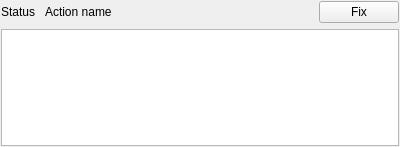
<?xml version="1.0" encoding="UTF-8"?>
<ui version="4.0">
 <class>Form</class>
 <widget class="QWidget" name="Form">
  <property name="geometry">
   <rect>
    <x>0</x>
    <y>0</y>
    <width>400</width>
    <height>147</height>
   </rect>
  </property>
  <property name="windowTitle">
   <string>Form</string>
  </property>
  <layout class="QVBoxLayout" name="verticalLayout_2">
   <property name="spacing">
    <number>-1</number>
   </property>
   <property name="leftMargin">
    <number>1</number>
   </property>
   <property name="topMargin">
    <number>1</number>
   </property>
   <property name="rightMargin">
    <number>1</number>
   </property>
   <property name="bottomMargin">
    <number>1</number>
   </property>
   <item>
    <layout class="QVBoxLayout" name="main_layout">
     <property name="leftMargin">
      <number>0</number>
     </property>
     <item>
      <layout class="QHBoxLayout" name="progress_layout">
       <property name="spacing">
        <number>-1</number>
       </property>
       <item>
        <widget class="QLabel" name="status">
         <property name="text">
          <string>Status</string>
         </property>
        </widget>
       </item>
       <item>
        <spacer name="status_spacer">
         <property name="orientation">
          <enum>Qt::Horizontal</enum>
         </property>
         <property name="sizeType">
          <enum>QSizePolicy::Maximum</enum>
         </property>
         <property name="sizeHint" stdset="0">
          <size>
           <width>4</width>
           <height>20</height>
          </size>
         </property>
        </spacer>
       </item>
       <item>
        <widget class="QLabel" name="action_name">
         <property name="text">
          <string>Action name</string>
         </property>
        </widget>
       </item>
       <item>
        <spacer name="button_spacer">
         <property name="orientation">
          <enum>Qt::Horizontal</enum>
         </property>
         <property name="sizeHint" stdset="0">
          <size>
           <width>40</width>
           <height>20</height>
          </size>
         </property>
        </spacer>
       </item>
       <item>
        <widget class="QPushButton" name="fix_button">
         <property name="text">
          <string>Fix</string>
         </property>
        </widget>
       </item>
      </layout>
     </item>
     <item>
      <widget class="QPlainTextEdit" name="info">
       <property name="sizePolicy">
        <sizepolicy hsizetype="Expanding" vsizetype="Maximum">
         <horstretch>0</horstretch>
         <verstretch>0</verstretch>
        </sizepolicy>
       </property>
       <property name="frameShape">
        <enum>QFrame::StyledPanel</enum>
       </property>
       <property name="frameShadow">
        <enum>QFrame::Sunken</enum>
       </property>
       <property name="readOnly">
        <bool>true</bool>
       </property>
      </widget>
     </item>
    </layout>
   </item>
  </layout>
 </widget>
 <resources/>
 <connections/>
</ui>
